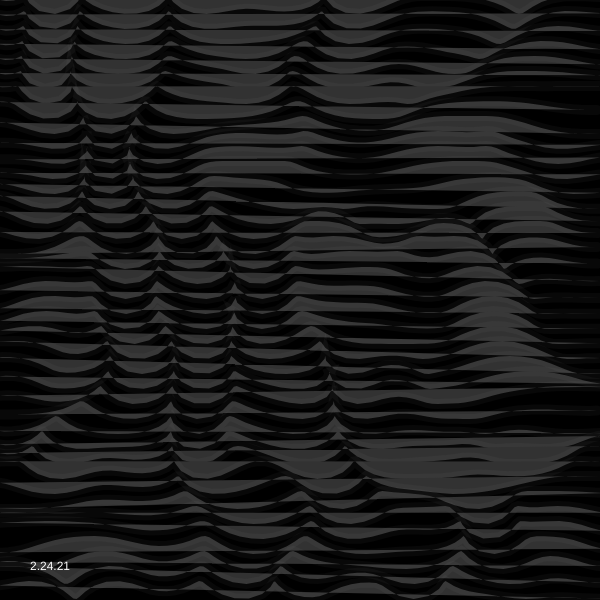
Frame 1 (no input)
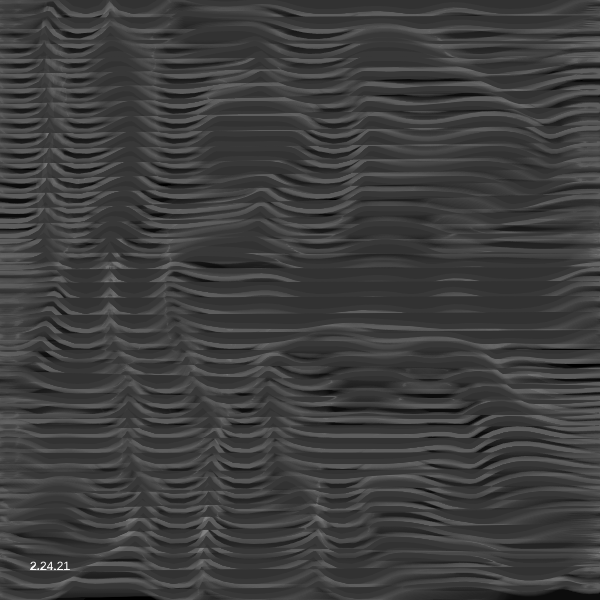
Frame 60 (no input)
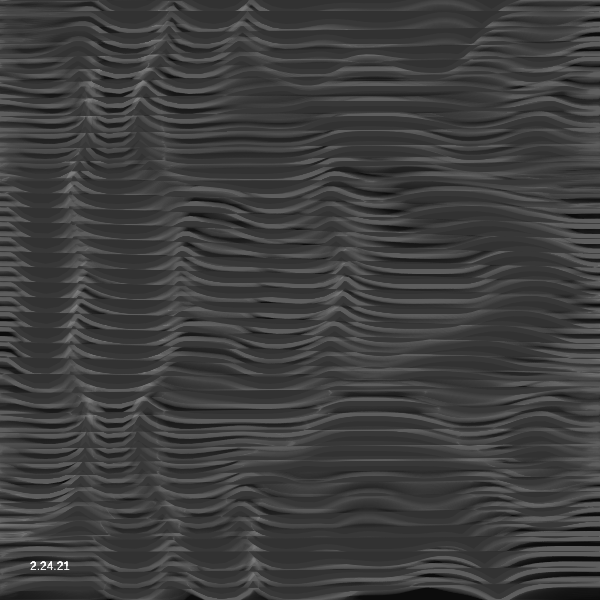
Frame 120 (the mouse pressed at the canvas centre since frame 60)

The p5.js sketch that drew these frames (run headless with seeded random() and noise() and a simulated clock; from frame 60 on, the mouse is pressed at the canvas centre):

// p5.js sketch
// ── sketch.js
function setup () {
    var canvas;
    if(windowWidth>=600 && windowHeight >=600){
      canvas = createCanvas(600, 600);
    }
    else{
      canvas = createCanvas(windowWidth, windowHeight - 100);
    }

    var x = (windowWidth - width) / 2;
    var y = (windowHeight - height) / 2;

    canvas.position(x, y);

    background(0);

}

var t = 0;

function draw() {
  background(0, 10);
  stroke(200, 10)
  fill(50)

  strokeWeight(10)

  k=map(sin(t+=.004),-1,1,99,50)

  for(y=-10; y<width; y+=15,endShape()){
    for(beginShape(),x=-10; x<width+10; x+=8){
      vertex(cos(d=noise(x/width,y/width-t)*k)*9+x,sin(d)*9+y);
    }
  }

  fill(255)
  noStroke();
  text("2.24.21", 30, height-30)
}
